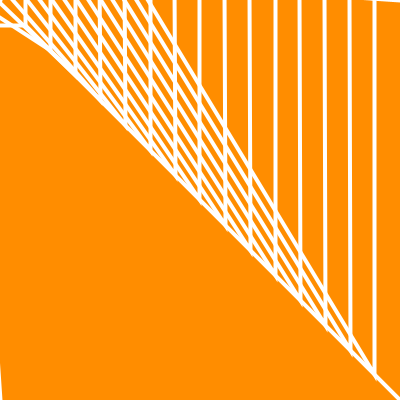
Frame 1 (no input)
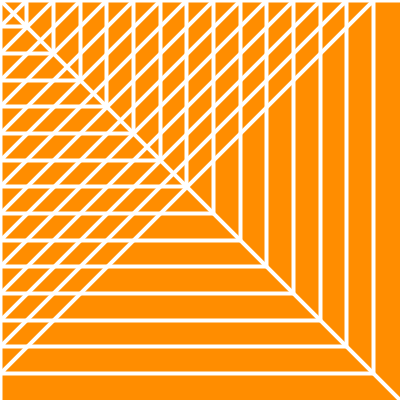
Frame 60 (the mouse pressed at the canvas centre just before this capture)
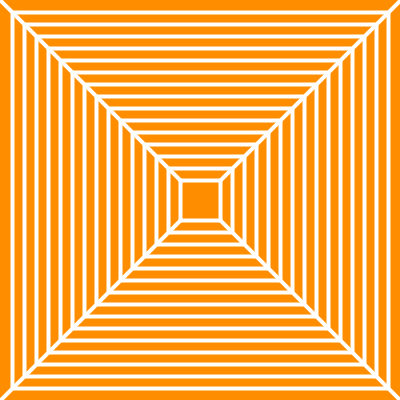
Frame 120 (the mouse held since frame 60 and released just before this capture)

The Processing sketch that drew these frames (run headless with seeded random() and noise(); from frame 60 on, the mouse is pressed at the canvas centre):

// Processing sketch: processing_166645
// ── processing_166645.pde

float sqw = 25;
int incr = 15;


float tw = 0;


void setup() {
  size(400,400);
}

void draw() {
  float alpha = PI/4;
  float hsq = sqw * sqrt(2);
  float lux = mouseX- hsq*cos(abs(alpha-PI/2-tw));
  float luy = mouseY- hsq*sin(abs(alpha-PI/2-tw));
  float llx = mouseX - hsq*cos(abs(tw-alpha));
  float lly = mouseY + hsq*sin(abs(tw-alpha));
  float rux = mouseX + hsq*cos(abs(tw-alpha));
  float ruy = mouseY-hsq*sin(abs(tw-alpha));
  float rlx = mouseX+hsq*cos(abs(tw+alpha));
  float rly = mouseY+hsq*sin(abs(tw+alpha));

  float ang1 = atan(luy/lux);
  float ang2 = atan((height-lly)/llx);
  float ang3 = atan(ruy/(width-rux));
  float ang4 = atan((height-rly)/(width-rlx));
  
  float hy1 = sqrt(sq(lux)+sq(luy));
  float hy2 = sqrt(sq(llx)+sq(height-lly));
  float hy3 = sqrt(sq(width-rux)+sq(ruy));
  float hy4 = sqrt(sq(height-rly)+sq(width-rlx));

  background(#FF8D00);
  noFill();
  stroke(255);
  strokeWeight(4);
  line(0,0,lux, luy);
  line(width,0,rux,ruy);
  line(width,height,rlx, rly);
  line(0,height,llx, lly);
  line(lux, luy,llx, lly);
  line(lux, luy,rux, ruy);
  line(rux,ruy,rlx,rly);
  line(rlx, rly,llx, lly);
  
  float tw_inc = (PI/2)/(0.75*width);
  tw = (mouseX-width/2)*tw_inc;
  
  float zm = 0.1;
  sqw = (mouseY)*zm;
  
  for (int st = 1; st < incr; st = st + 1){
     beginShape();
     vertex(lux-st*(hy1/incr)*cos(ang1),luy-st*(hy1/incr)*sin(ang1));
     vertex(llx-st*(hy2/incr)*cos(ang2),lly+st*(hy2/incr)*sin(ang2));
     vertex(rlx+st*(hy4/incr)*cos(ang4),rly+st*(hy4/incr)*sin(ang4));
     vertex(rux+st*(hy3/incr)*cos(ang3),ruy-st*(hy3/incr)*sin(ang3));
     endShape(CLOSE);
  }
}
